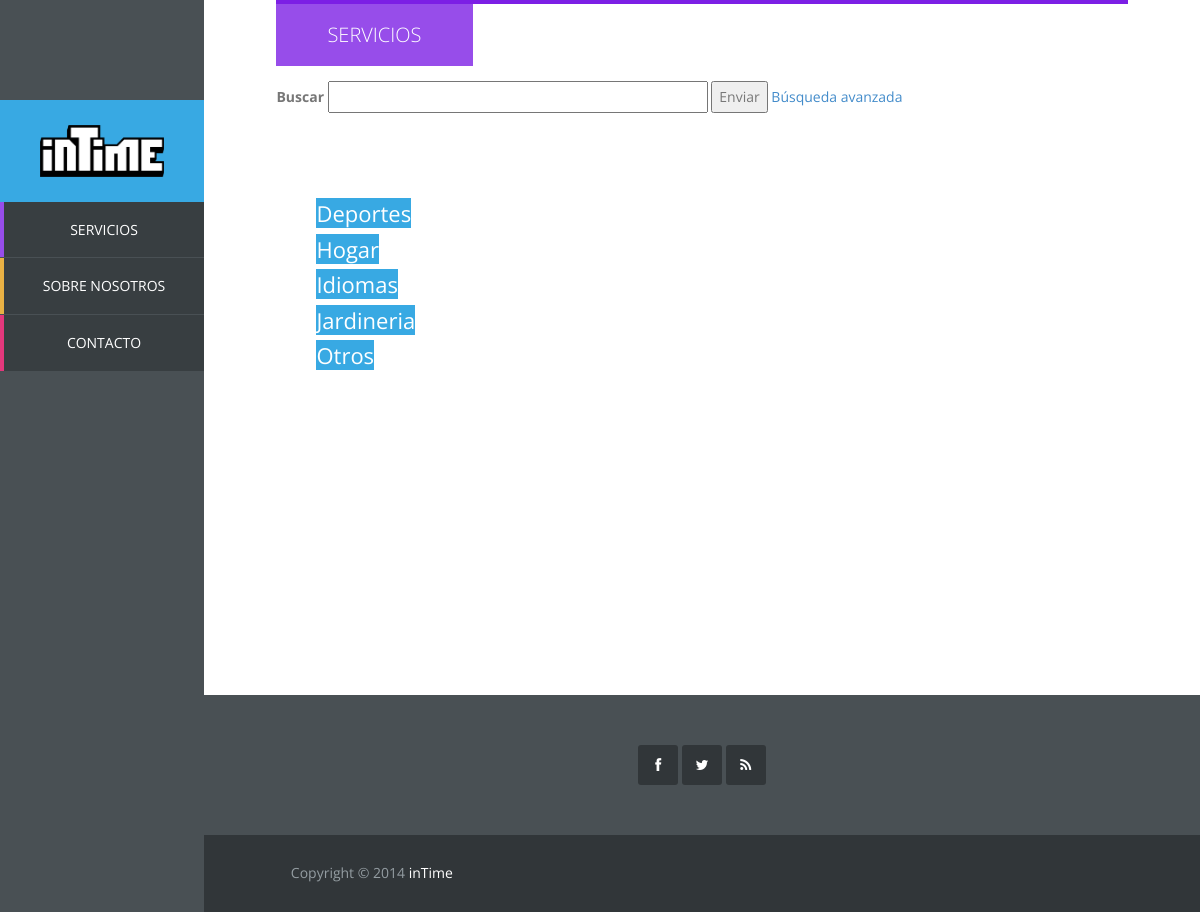
The page /vista/mostrar_servicios.php on the database its author committed.
### tables this page shows
CREATE TABLE IF NOT EXISTS `categoria` (
  `id_categoria` int(11) NOT NULL AUTO_INCREMENT,
  `categoria` varchar(20) NOT NULL,
  PRIMARY KEY (`id_categoria`),
  UNIQUE KEY `categoria` (`categoria`)
);

### controlador/op_base_datos.php (called while the page is built, shortened)
<?php
class Mysql{
	protected $host="localhost";
	protected $user="root";
    protected $clave="";
	protected function conectar(){
        $this->conexion=mysqli_connect($this->host,$this->user,$this->clave);
    }
}

### controlador/op_base_datos_servicio.php (called while the page is built, shortened)
<?php
require_once '../controlador/op_base_datos.php';
class MysqlServicio extends Mysql {
	public function conseguirTodasLasCategorias() {
		$pst = $this->conexion->prepare("select * from categoria order by categoria");
		$pst->execute();
		$pst->bind_result($id, $categoria);
		$resultado = NULL;
		while ($pst->fetch()) {
			$resultado[] = array('id_categoria'=>$id, 'categoria'=>$categoria);
		}
		return $resultado;
	}
}

### vista/mostrar_servicios.php (the view, shortened to what this page needs)
<!DOCTYPE html>
<html lang="es">
	<?php include "head.php"?>
	<?php
	require_once '../controlador/op_base_datos_servicio.php';
	$BDD = new MysqlServicio();
	$resultadoCategorias = $BDD -> conseguirTodasLasCategorias();
	?>
	<body>
		<?php include "sidebar.php"
		?>
		<div id="main-content">
			<div id="templatemo">
				<div id="services" class="section-content">
					<div class="row">
						<div class="col-md-12">
							<div class="section-title">
								<h2>Servicios</h2>
								<div class="buscador">
									<form method="post" action="busqueda.php" accept-charset="utf-8">
										<label>Buscar</label>
										<input type="text" size="50">
										<button type="submit" name="submit" value="Enviar">
											Enviar
										</button>
										<a href="">Búsqueda avanzada</a>
									</form>
								</div>
							</div>
							<div class="cuerpo" id="servicios">
								<ul class = "lista-categorias">
									<?php
										if(isset($resultadoCategorias)){
											foreach($resultadoCategorias as $row){
									?>
											<li id="elem-categoria">
												<a href="#" onclick="mostrarServicios(<?php echo "'".$row['id_categoria']."'"?>)"><?php echo $row['categoria'] ?></a>
											</li>
									<?php
											}
										}else{
											echo "<h3>Aún no tenemos ninguna categoría disponible<h3>";
										}
									?>
								</ul>
							</div>
						</div>
					</div>
				</div>
				<?php include 'footer.php'
				?>
			</div>
		</div>
	</body>
</html>

### vista/css/templatemo_style.css (style rules this page uses)
body { font: 14px/1.85em 'Open Sans', Arial, Helvetice Neue, sans-serif; color: #777777; font-weight: 300px; font-style: normal; -webkit-font-smoothing: antialiased; -webkit-text-size-adjust: 100%; }
a, a:hover, a:focus { text-decoration: none; -webkit-transition: all 150ms ease-in; -moz-transition: all 150ms ease-in; -o-transition: all 150ms ease-in; transition: all 150ms ease-in; }
h1, h2, h3, h4, h5, h6 { font-family: 'Open Sans', Arial, Helvetice Neue, sans-serif; }
*, *:before, *:after { -moz-box-sizing: border-box; -webkit-box-sizing: border-box; box-sizing: border-box; }
#main-content, .full-width-slider { width: 83%; }
.section-content { padding: 0 7%; margin-bottom: 100px; height: 200%; }
.section-title { border-top: 4px solid; margin-bottom: 80px; }
.section-title h2 { display: inline-block; padding: 20px 51px; color: white; text-transform: uppercase; font-weight: 300; margin: 0; font-size: 20px; }
div.buscador { position: relative; width: 78%; margin-top: 15px; }
#services .section-title { border-color: #7c1fe5; }
#services h2 { background-color: #974dea; margin-right: 0% }
#main-content { float: left; width: 83%; height: 100%; margin-left: 17%; overflow: hidden; }
.cuerpo { min-height: 400px; }
.cuerpo#servicios { float: left; width: 100% }
ul.lista-categorias { display:block; float:left; list-style:none; width: 20%; margin-right: 5%; margin-bottom: 5%; }
li#elem-categoria { width: 100%; margin-top: 5%; }
li#elem-categoria a { width: 100%; min-padding: 0em; 1%; background-color: #38A9E3; color:#FFFFFF; border-bottom: 10%; font-size: 22px; }

### rows shown on the page
categoria: categoria "Deportes"
categoria: categoria "Hogar"
categoria: categoria "Idiomas"
categoria: categoria "Jardineria"
categoria: categoria "Otros"
